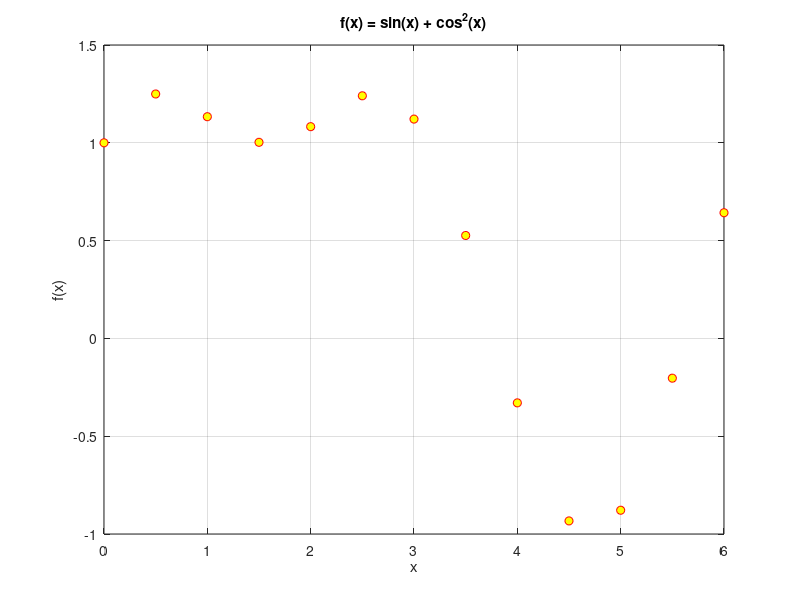
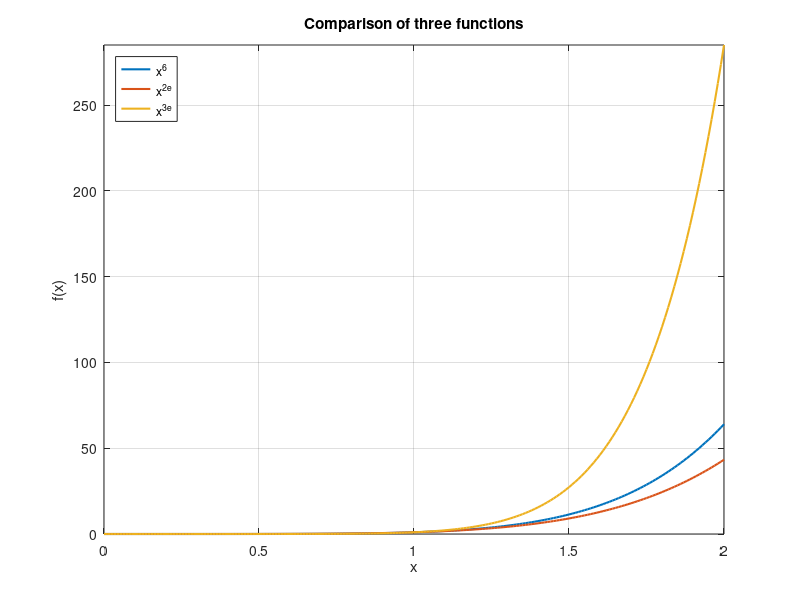
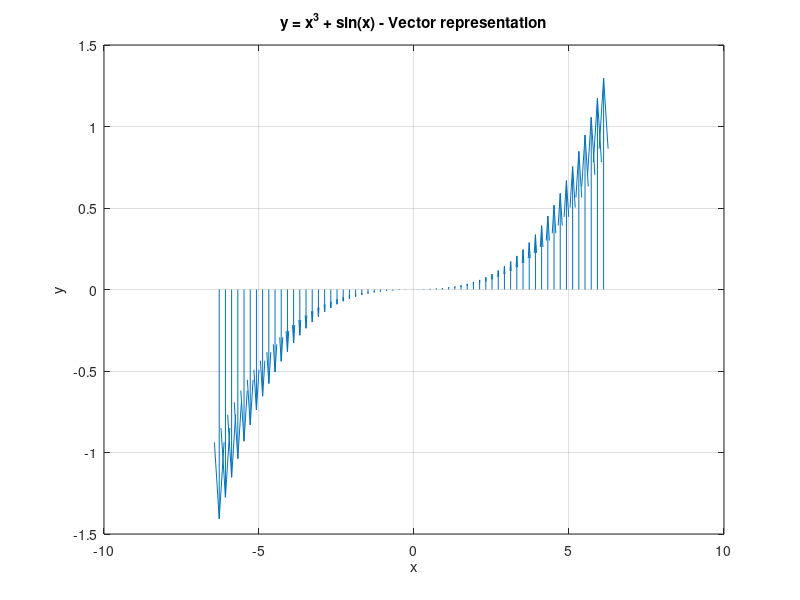
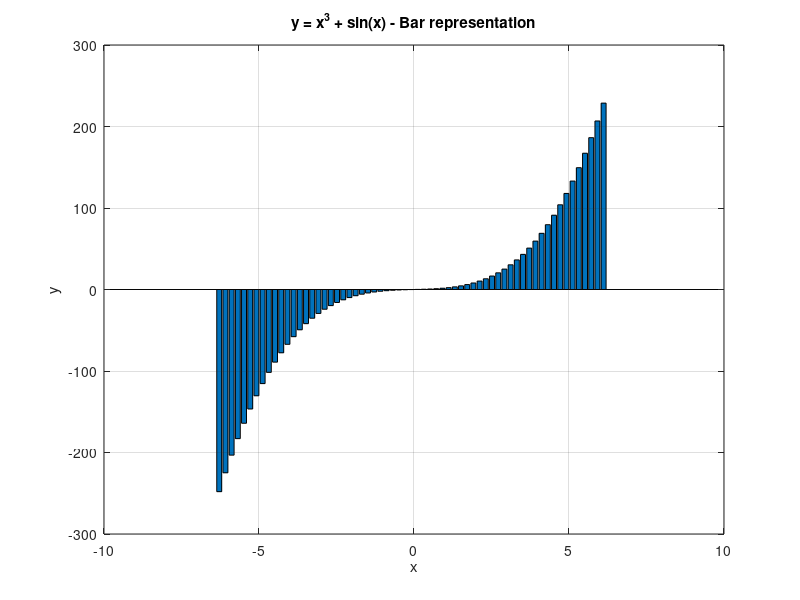

The MATLAB script that drew these images, in order: (Note: this script raises an error after producing the figures.)
clc;
clear;
close all;


x = 0:0.5:2*pi;
f = sin(x) + cos(x).^2;

figure;

plot(x, f, 'ro', 'MarkerFaceColor', 'y');

xlabel('x');
ylabel('f(x)');
title('f(x) = sin(x) + cos^2(x)');

grid on;


x = 0:0.01:2;

f1 = x.^6;
f2 = x.^(2*exp(1));
f3 = x.^(3*exp(1));

figure;

plot(x, f1, 'LineWidth', 1.5);
hold on;

plot(x, f2, 'LineWidth', 1.5);
plot(x, f3, 'LineWidth', 1.5);

xlabel('x');
ylabel('f(x)');
title('Comparison of three functions');

grid on;

legend('x^6', 'x^{2e}', 'x^{3e}', ...
       'Location', 'northwest');

xlim([min(x) max(x)]);

ymin = min([f1 f2 f3]);
ymax = max([f1 f2 f3]);

ylim([ymin ymax]);

hold off;


x = -2*pi:0.2:2*pi;
y = x.^3 + sin(x);

figure;

quiver(x, zeros(size(x)), zeros(size(x)), y);

xlabel('x');
ylabel('y');

title('y = x^3 + sin(x) - Vector representation');

grid on;



figure;

bar(x, y);

xlabel('x');
ylabel('y');

title('y = x^3 + sin(x) - Bar representation');

grid on;



A = 6;
f = 2;

t = 0:0.005:4;

U1 = 4;
U2 = 2;


n = randn(size(t));

s = A*cos(2*pi*f*t) + n;



sf = s;

sf(abs(sf) < U2) = 0;



selected = s;

selected(abs(selected) <= U1) = 0;


minVoltage = min(sf);
maxVoltage = max(sf);

minIndex = find(sf == minVoltage);
maxIndex = find(sf == maxVoltage);


figure;

subplot(1,2,1);

plot(t, s, 'LineWidth', 2, ...
     'DisplayName', 'Original signal');

hold on;

plot(t, sf, ':', 'LineWidth', 2, ...
     'DisplayName', 'Filtered signal');

yline(U1, '--', ...
      'Color', [0.49 0.18 0.56], ...
      'LineWidth', 1.5, ...
      'DisplayName', 'U_1');

yline(U2, '--', ...
      'Color', [0.49 0.18 0.56], ...
      'LineWidth', 1.5, ...
      'DisplayName', 'U_2');

yline(-U1, '--', ...
      'Color', [0.49 0.18 0.56], ...
      'LineWidth', 1.5, ...
      'HandleVisibility', 'off');

yline(-U2, '--', ...
      'Color', [0.49 0.18 0.56], ...
      'LineWidth', 1.5, ...
      'HandleVisibility', 'off');

xlabel('Time (s)');
ylabel('Voltage (V)');

title('Original and filtered signals');

grid on;

legend('Location', 'northeast');

xlim([min(t) max(t)]);

ylim([min([s sf])-1 max([s sf])+1]);

hold off;



subplot(1,2,2);

stem(t, selected, 'LineWidth', 1);

hold on;


plot(t(maxIndex), maxVoltage, 'go', ...
     'MarkerSize', 9, ...
     'LineWidth', 1.5, ...
     'DisplayName', 'Maximum');


plot(t(minIndex), minVoltage, 'ro', ...
     'MarkerSize', 9, ...
     'LineWidth', 1.5, ...
     'DisplayName', 'Minimum');


xlabel('Time (s)');
ylabel('Voltage (V)');

title('Signal values exceeding U_1');

grid on;

legend('Selected signal', 'Maximum', 'Minimum', ...
       'Location', 'northeast');

xlim([min(t) max(t)]);

hold off;
